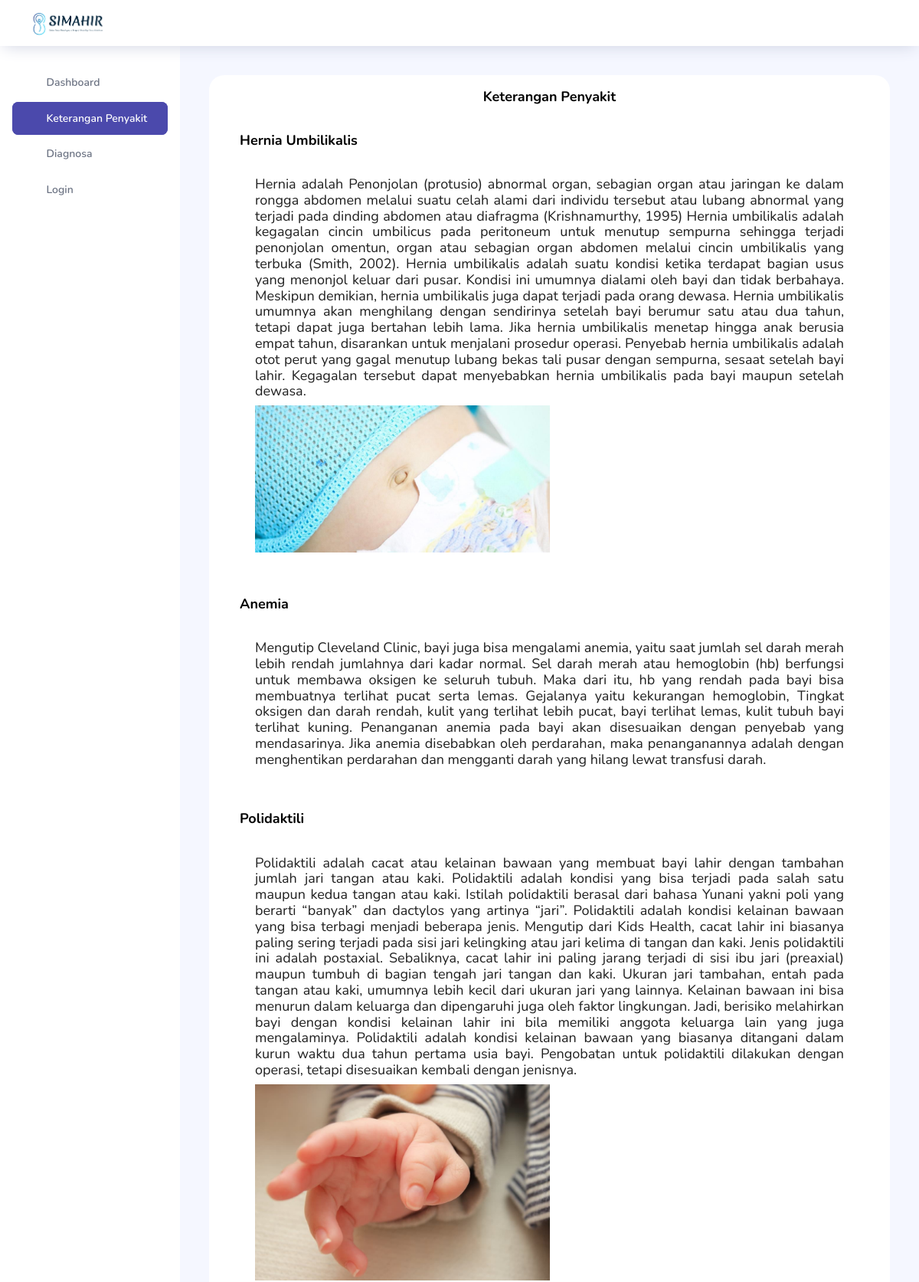
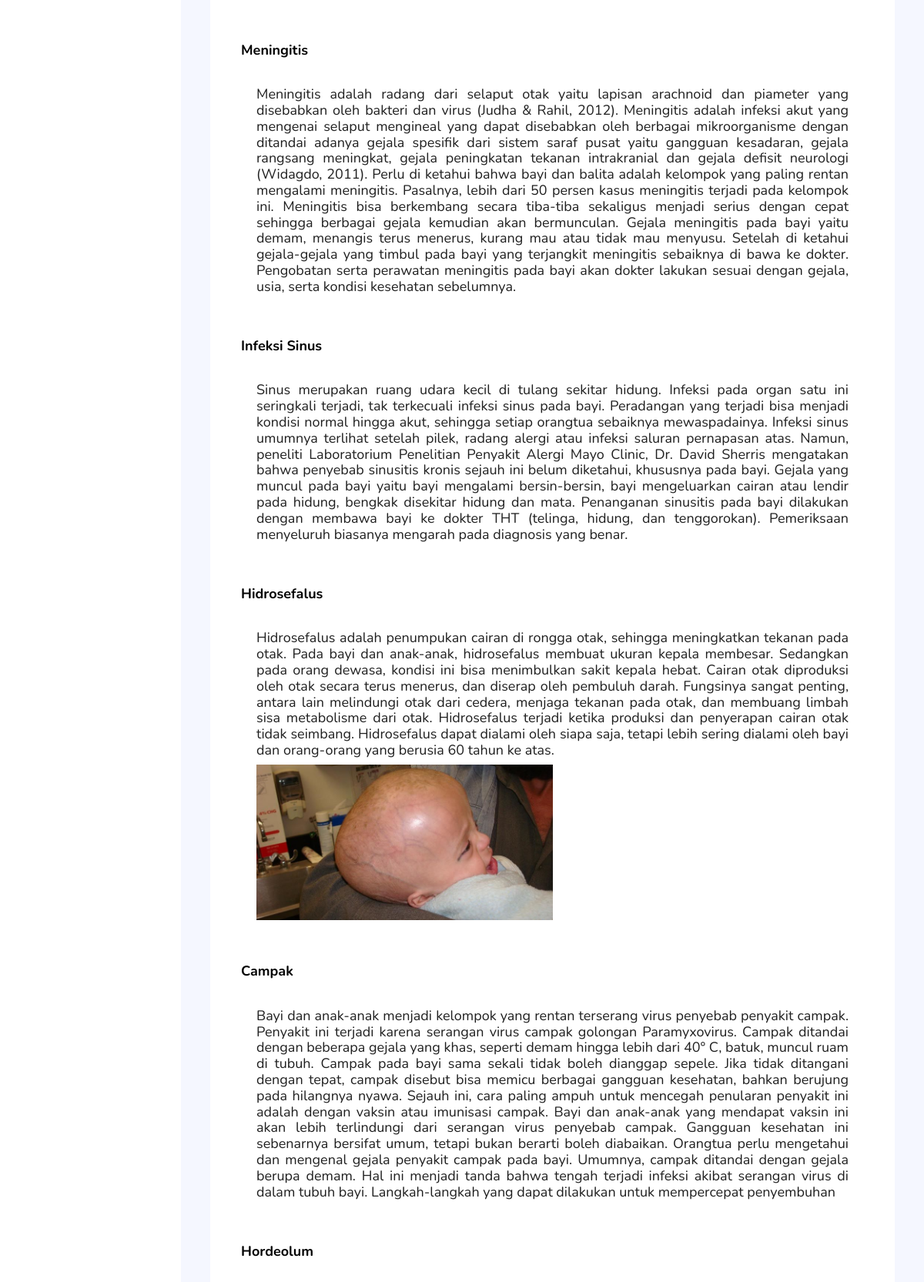
Page /view/keterangan_penyakit_masyarakat.php (upper part) on the committed database (2 pictures, top to bottom).
### tables this page shows
CREATE TABLE `tb_penyakit`  (
  `kode_penyakit` varchar(4) NOT NULL,
  `nama_penyakit` varchar(50) NOT NULL,
  `keterangan_penyakit` text NULL,
  `foto` varchar(128) NULL DEFAULT NULL,
  `solusi` text NOT NULL,
  `penyebab` text NOT NULL,
  `verifikasi` varchar(20) NULL DEFAULT NULL,
  PRIMARY KEY (`kode_penyakit`) USING BTREE
);

### view/keterangan_penyakit_masyarakat.php (the view, shortened to what this page needs)
<!DOCTYPE html>
<html lang="en">
<head>
    <link rel="stylesheet" href="../template/vendors/feather/feather.css">
    <link rel="stylesheet" href="../template/vendors/ti-icons/css/themify-icons.css">
    <link rel="stylesheet" href="../template/vendors/css/vendor.bundle.base.css">
    <link rel="stylesheet" href="../template/css/vertical-layout-light/style.css">
    <link rel="stylesheet" href="../template/css/spoiler.css">
</head>
<body>
    <div class="container-scroller">
        <nav class="navbar col-lg-12 col-12 p-0 fixed-top d-flex flex-row">
            <div class="text-center navbar-brand-wrapper d-flex align-items-center justify-content-center">
                <a class="navbar-brand brand-logo mr-5" href="../template/indexuser.php"><img
                        src="../template/images/logo.png" class="mr-2" alt="logo" /></a>
            </div>
            <div class="navbar-menu-wrapper d-flex align-items-center justify-content-end">
                <button class="navbar-toggler navbar-toggler align-self-center" type="button" data-toggle="minimize">
                    <span class="icon-menu"></span>
                </button>
                <ul class="navbar-nav navbar-nav-right">
                </ul>
            </div>
        </nav>
        <div class="container-fluid page-body-wrapper">
            <?php require_once '../template/menu_masyarakat.php' ?>
            <div class="main-panel">
                <div class="content-wrapper">
                    <div class="row">
                        <div class="col-lg-12 grid-margin stretch-card">
                            <div class="card">
                                <div class="card-body">
                                    <center>
                                        <h4 class="card-title">Keterangan Penyakit</h4>
                                    </center>
                                    <?php
                                    require_once '../class/koneksi.php';
                                    $query = "SELECT * FROM tb_penyakit WHERE verifikasi IS NOT NULL ORDER by kode_penyakit desc";
                                    $penyakit = $con->prepare($query);
                                    $penyakit->execute(); ?>
                                    <div class="row">
                                        <?php while ($row = $penyakit->fetch(PDO::FETCH_ASSOC)) : ?>
                                        <div class="col-md-12">
                                            <div class="card">
                                                <div class="card-body">
                                                    <h5 class="card-title"><?= $row['nama_penyakit'] ?></h5>
                                                    <div class="card-body">
                                                        <p class="card-text"
                                                            style="text-align: justify; font-size:18px">
                                                            <?= $row['keterangan_penyakit'] ?>
                                                        </p>
                                                        <?php if ($row['foto'] != null) : ?>
                                                        <img src="../foto/<?= $row['foto'] ?>"
                                                            alt="<?= $row['nama_penyakit'] ?>"
                                                            style="width: 50%;">
                                                        <?php endif; ?>
                                                    </div>
                                                </div>
                                            </div>
                                        </div>
                                        <?php endwhile; ?>
                                    </div>
                                </div>
                            </div>
                        </div>
                    </div>
                </div>
            </div>
        </div>
    </div>
</body>
</html>

### rows in the picture
tb_penyakit: nama_penyakit "Hernia Umbilikalis", keterangan_penyakit "Hernia adalah Penonjolan (protusio) abnormal organ, sebagian organ atau jaringan ke dalam rongga abdomen melalui suatu celah alami dari individu tersebut atau lubang abnormal yang terjadi pada dinding abdomen atau diafragma (Krishnamurthy, 1995) Hernia umbilikalis adalah kegagalan cincin umbilicus pada peritoneum untuk menutup sempurna sehingga terjadi penonjolan omentun, organ atau sebagian organ abdomen melalui cincin umbilikalis yang terbuka (Smith, 2002). Hernia umbilikalis adalah suatu kondisi ketika terdapat bagian usus yang menonjol keluar dari pusar. Kondisi ini umumnya dialami oleh bayi dan tidak berbahaya. Meskipun demikian, hernia umbilikalis juga dapat terjadi pada orang dewasa.…", foto+nama_penyakit (picture)
tb_penyakit: nama_penyakit "Anemia", keterangan_penyakit "Mengutip Cleveland Clinic, bayi juga bisa mengalami anemia, yaitu saat jumlah sel darah merah lebih rendah jumlahnya dari kadar normal. Sel darah merah atau hemoglobin (hb) berfungsi untuk membawa oksigen ke seluruh tubuh. Maka dari itu, hb yang rendah pada bayi bisa membuatnya terlihat pucat serta lemas. Gejalanya yaitu kekurangan hemoglobin, Tingkat oksigen dan darah rendah, kulit yang terlihat lebih pucat, bayi terlihat lemas, kulit tubuh bayi terlihat kuning. Penanganan anemia pada bayi akan disesuaikan dengan penyebab yang mendasarinya. Jika anemia disebabkan oleh perdarahan, maka penanganannya adalah dengan menghentikan perdarahan dan mengganti darah yang hilang lewat transfusi darah."
tb_penyakit: nama_penyakit "Polidaktili", keterangan_penyakit "Polidaktili adalah cacat atau kelainan bawaan yang membuat bayi lahir dengan tambahan jumlah jari tangan atau kaki. Polidaktili adalah kondisi yang bisa terjadi pada salah satu maupun kedua tangan atau kaki. Istilah polidaktili berasal dari bahasa Yunani yakni poli yang berarti “banyak” dan dactylos yang artinya “jari”. Polidaktili adalah kondisi kelainan bawaan yang bisa terbagi menjadi beberapa jenis. Mengutip dari Kids Health, cacat lahir ini biasanya paling sering terjadi pada sisi jari kelingking atau jari kelima di tangan dan kaki. Jenis polidaktili ini adalah postaxial. Sebaliknya, cacat lahir ini paling jarang terjadi di sisi ibu jari (preaxial) maupun tumbuh di bagian tengah jari…", foto+nama_penyakit (picture)
tb_penyakit: nama_penyakit "Meningitis", keterangan_penyakit "Meningitis adalah radang dari selaput otak yaitu lapisan arachnoid dan piameter yang disebabkan oleh bakteri dan virus (Judha & Rahil, 2012). Meningitis adalah infeksi akut yang mengenai selaput mengineal yang dapat disebabkan oleh berbagai mikroorganisme dengan ditandai adanya gejala spesifik dari sistem saraf pusat yaitu gangguan kesadaran, gejala rangsang meningkat, gejala peningkatan tekanan intrakranial dan gejala defisit neurologi (Widagdo, 2011). Perlu di ketahui bahwa bayi dan balita adalah kelompok yang paling rentan mengalami meningitis. Pasalnya, lebih dari 50 persen kasus meningitis terjadi pada kelompok ini. Meningitis bisa berkembang secara tiba-tiba sekaligus menjadi serius…"
tb_penyakit: nama_penyakit "Infeksi Sinus", keterangan_penyakit "Sinus merupakan ruang udara kecil di tulang sekitar hidung. Infeksi pada organ satu ini seringkali terjadi, tak terkecuali infeksi sinus pada bayi. Peradangan yang terjadi bisa menjadi kondisi normal hingga akut, sehingga setiap orangtua sebaiknya mewaspadainya. Infeksi sinus umumnya terlihat setelah pilek, radang alergi atau infeksi saluran pernapasan atas. Namun, peneliti Laboratorium Penelitian Penyakit Alergi Mayo Clinic, Dr. David Sherris mengatakan bahwa penyebab sinusitis kronis sejauh ini belum diketahui, khususnya pada bayi. Gejala yang muncul pada bayi yaitu bayi mengalami bersin-bersin, bayi mengeluarkan cairan atau lendir pada hidung, bengkak disekitar hidung dan mata.…"
tb_penyakit: nama_penyakit "Hidrosefalus", keterangan_penyakit "Hidrosefalus adalah penumpukan cairan di rongga otak, sehingga meningkatkan tekanan pada otak. Pada bayi dan anak-anak, hidrosefalus membuat ukuran kepala membesar. Sedangkan pada orang dewasa, kondisi ini bisa menimbulkan sakit kepala hebat. Cairan otak diproduksi oleh otak secara terus menerus, dan diserap oleh pembuluh darah. Fungsinya sangat penting, antara lain melindungi otak dari cedera, menjaga tekanan pada otak, dan membuang limbah sisa metabolisme dari otak. Hidrosefalus terjadi ketika produksi dan penyerapan cairan otak tidak seimbang. Hidrosefalus dapat dialami oleh siapa saja, tetapi lebih sering dialami oleh bayi dan orang-orang yang berusia 60 tahun ke atas.", foto+nama_penyakit (picture)
tb_penyakit: nama_penyakit "Campak", keterangan_penyakit "Bayi dan anak-anak menjadi kelompok yang rentan terserang virus penyebab penyakit campak. Penyakit ini terjadi karena serangan virus campak golongan Paramyxovirus. Campak ditandai dengan beberapa gejala yang khas, seperti demam hingga lebih dari 40° C, batuk, muncul ruam di tubuh. Campak pada bayi sama sekali tidak boleh dianggap sepele. Jika tidak ditangani dengan tepat, campak disebut bisa memicu berbagai gangguan kesehatan, bahkan berujung pada hilangnya nyawa. Sejauh ini, cara paling ampuh untuk mencegah penularan penyakit ini adalah dengan vaksin atau imunisasi campak. Bayi dan anak-anak yang mendapat vaksin ini akan lebih terlindungi dari serangan virus penyebab campak. Gangguan…"
tb_penyakit: nama_penyakit "Hordeolum"
